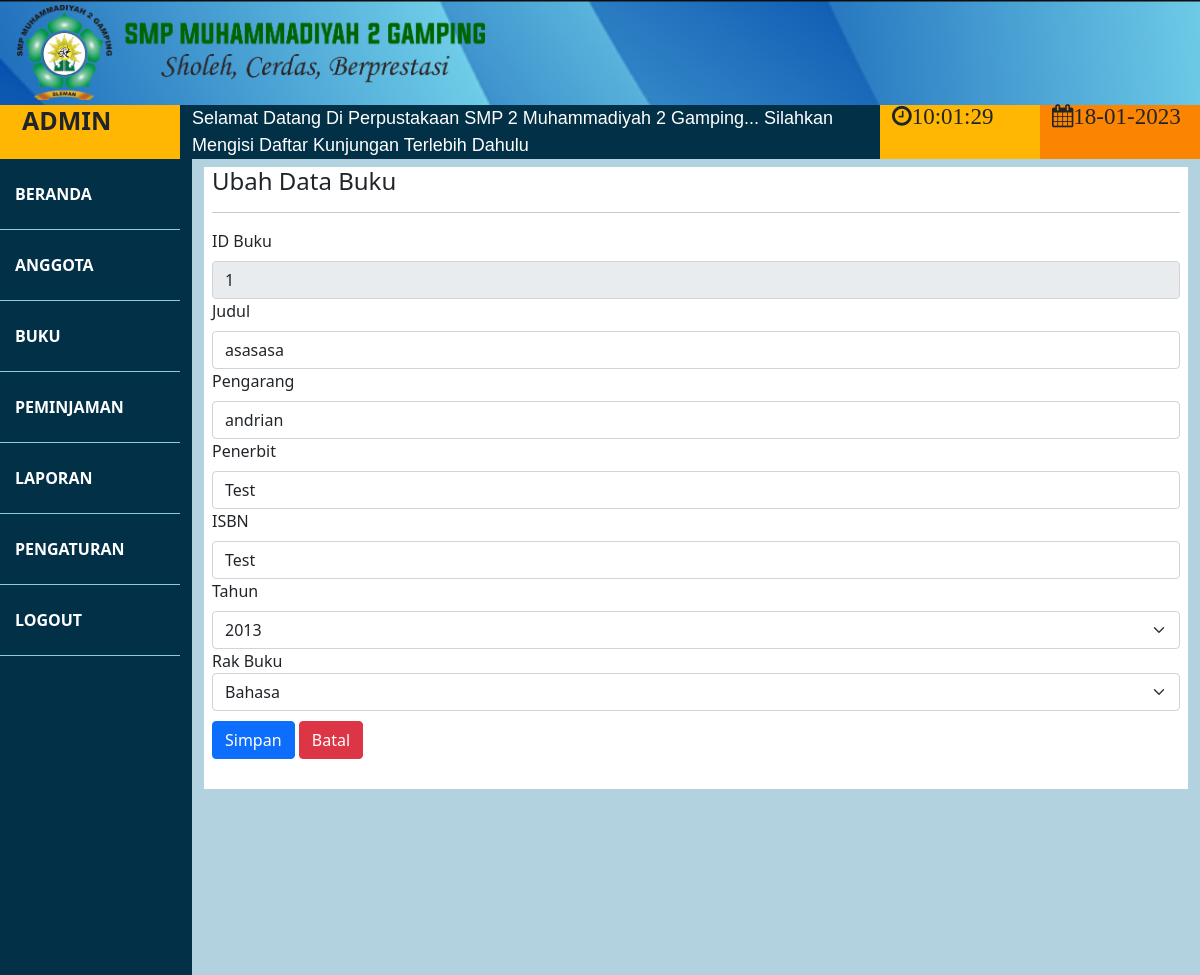
Screenshot of /admin/admin.php?halaman=bukuUbah&id=1 with the database file from the repository.
### tables this page shows
CREATE TABLE `buku` (
  `id_buku` varchar(100) NOT NULL,
  `judul` varchar(100) NOT NULL,
  `pengarang` varchar(100) NOT NULL,
  `penerbit` varchar(100) NOT NULL,
  `isbn` varchar(100) NOT NULL,
  `tahun` varchar(100) NOT NULL,
  `id_rak` varchar(10) NOT NULL
);

CREATE TABLE `rak` (
  `id_rak` varchar(10) NOT NULL,
  `rak` varchar(100) NOT NULL
);

### admin/buku/edit.php (the view, shortened to what this page needs)
    <?php
        $id = $_GET['id'];
        $sql = mysqli_query($db, "SELECT * FROM buku where id_buku ='$id'");
        $buku= $sql -> fetch_array();
    ?>
<div class="bgGrid">
    <div class="m-2">
    <h4>Ubah Data Buku</h4>
<hr></hr>
    <form method="POST">
    <label for="id_anggota" class="form-label">ID Buku</label>
        <input type="text" name="id" id="id" class="form-control" value="<?php echo $buku['id_buku'];?>" readonly>
        <label for="nama" class="form-label">Judul</label>
        <input type="text" name="judul" id="judul" class="form-control"value="<?php echo $buku['judul'];?>">
        <label for="nama" class="form-label">Pengarang</label>
        <input type="text" name="pengarang" id="pengarang" class="form-control" value="<?php echo $buku['pengarang'];?>">
        <label for="nama" class="form-label">Penerbit</label>
        <input type="text" name="penerbit" id="penerbit" class="form-control" value="<?php echo $buku['penerbit'];?>">
        <label for="nama" class="form-label">ISBN</label>
        <input type="text" name="isbn" id="isbn" class="form-control" value="<?php echo $buku['isbn'];?>">
        <label for="tahun" class="form-label">Tahun</label>
        <select name="tahun" class="form-select">
        <?php
            for($i=date('Y'); $i>=date('Y')-32; $i-=1){ ?>
                <option value="<?php echo $i?>" <?php if($i == $buku['tahun']){ echo "selected";}?>><?php echo $i?></option>
            <?php }
        ?>
        </select>
        <label for="rak">Rak Buku</label>
        <select name="rak" id="rak" class="form-select">
            <?php
                $sql = mysqli_query($db, "SELECT * FROM rak");
                while ($data = $sql -> fetch_array() ) { ?>
                    <option value="<?php echo $data['id_rak'];?>" <?php if($data['id_rak']==$buku['id_rak']){echo "selected ";}?>><?php echo $data['rak'];?></option>
            <?php }
            ?>
        <input type="submit" name="simpan" value="Simpan" class="btn btn-primary btn-tambah">
        <a href="?halaman=buku" class="btn btn-danger" style="margin-top: -20px;">Batal</a>
    </form>
    </div>
</div>

### css/mycss.css (style rules this page uses)
.btn-tambah { margin-top: 10px; margin-bottom: 30px; }
.bodyBg { background-color: hsl(198, 41%, 79%); }
.bgGrid { background-color: white; }

### rows the page displays
buku: id "1", pengarang "andrian", penerbit "Test", isbn "Test", tahun "2013", rak "Bahasa"
